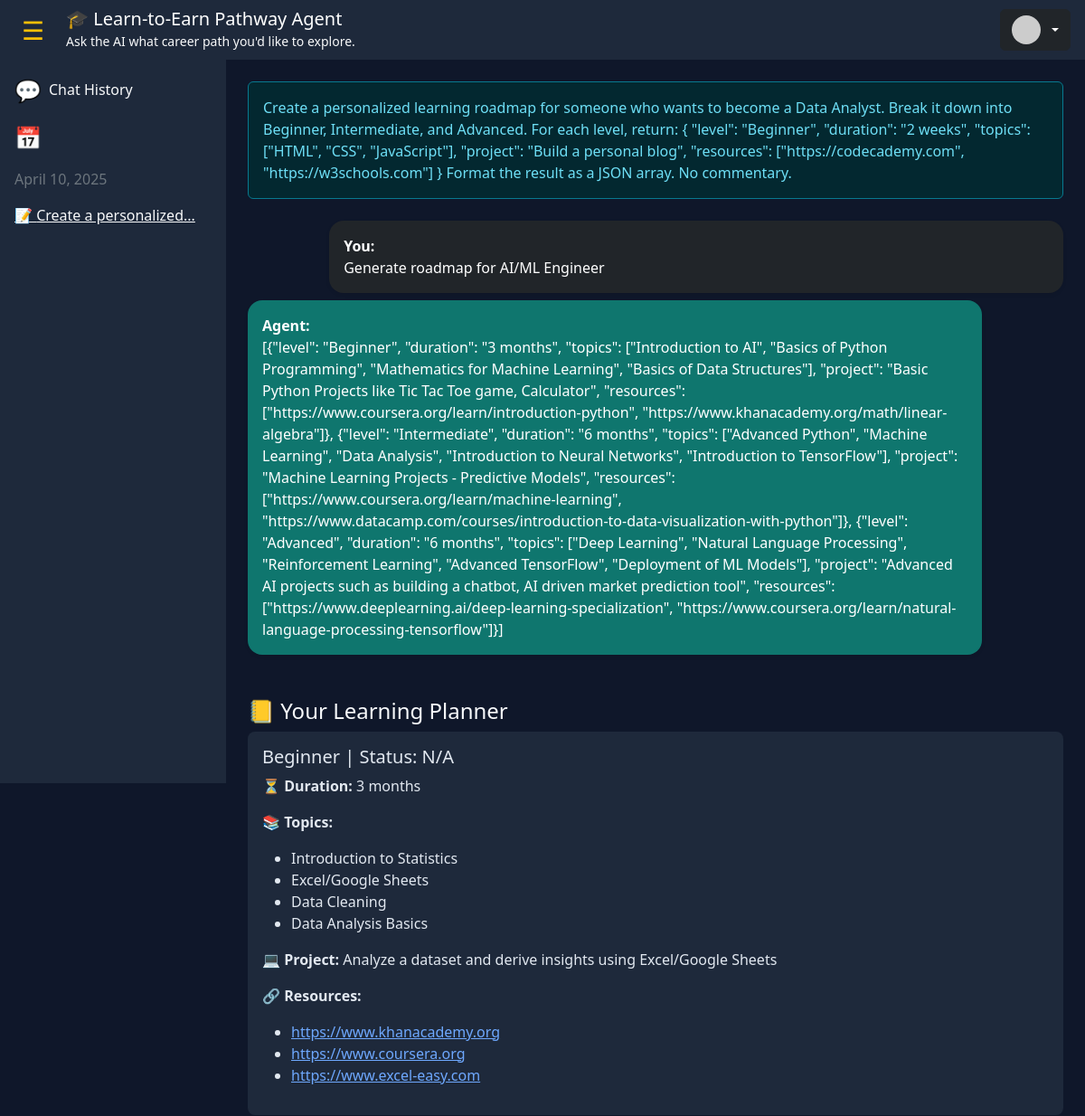
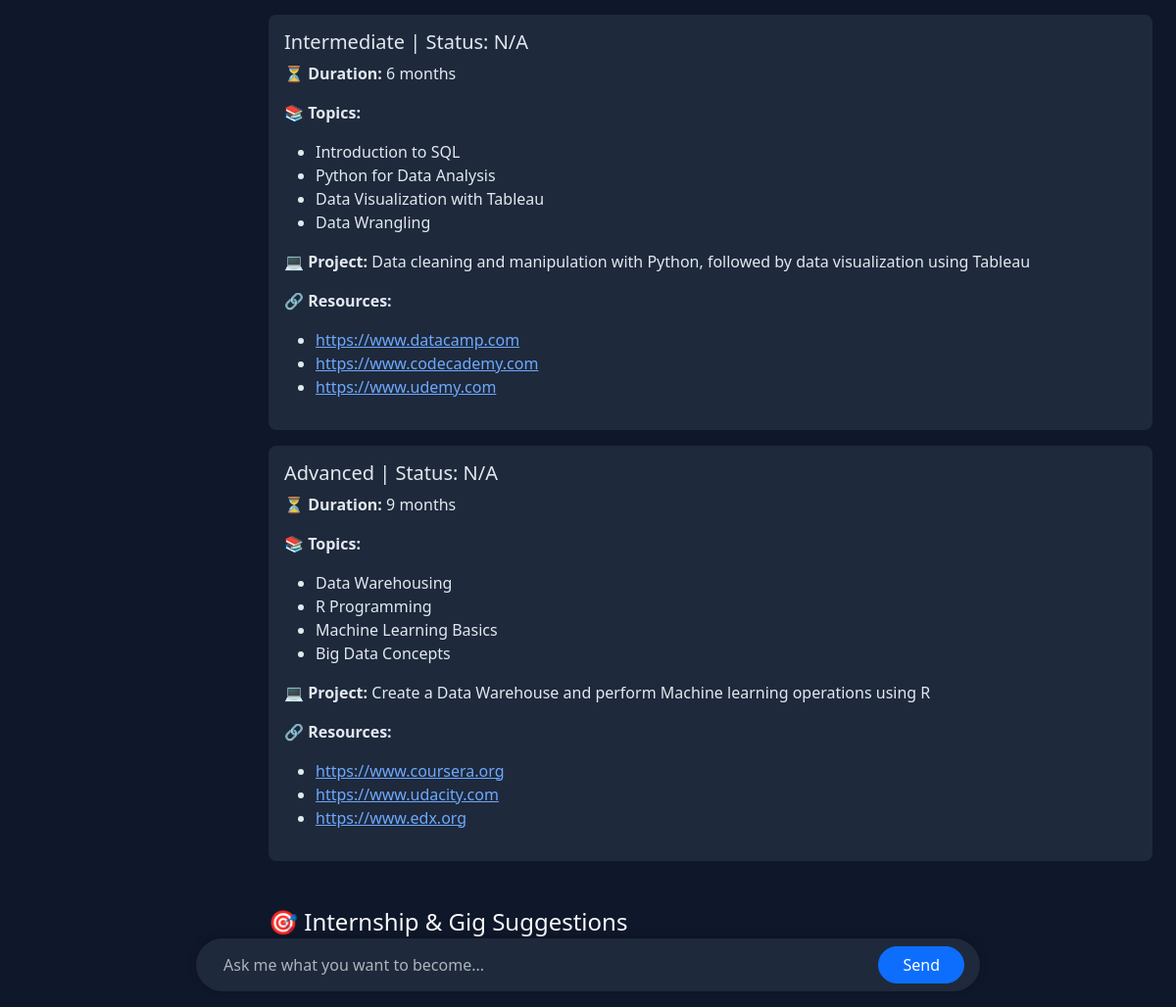
The page /dashboard?chat_id=2 (signed in) on the database its author committed (2 pictures, top to bottom).
### tables this page shows
CREATE TABLE chats (
        id INTEGER PRIMARY KEY AUTOINCREMENT,
        username TEXT,
        message TEXT,
        response TEXT,
        timestamp DATETIME DEFAULT CURRENT_TIMESTAMP
    );

### app.py (the view, shortened to what this page needs)
@app.route("/dashboard", methods=['GET', 'POST'])
def dashboard():
    if 'username' not in session:
        return redirect(url_for('login'))
    username = session['username']
    message = None
    roadmap = []
    selected_chat = None
    chat_entries = []
    career = request.form.get('career_query', 'Data Analyst')
    conn = get_db()
    c = conn.cursor()
    c.execute("""CREATE TABLE IF NOT EXISTS roadmap_progress (
        id INTEGER PRIMARY KEY AUTOINCREMENT,
        username TEXT,
        career TEXT,
        level TEXT,
        status TEXT,
        start_date DATE,
        end_date DATE
    )""")
    c.execute("""CREATE TABLE IF NOT EXISTS chats (
        id INTEGER PRIMARY KEY AUTOINCREMENT,
        username TEXT,
        message TEXT,
        response TEXT,
        timestamp DATETIME DEFAULT CURRENT_TIMESTAMP
    )""")
    c.execute("SELECT response FROM chats WHERE username = ? AND message LIKE ? ORDER BY timestamp DESC LIMIT 1",
              (username, f"%{career}%"))
    chat_data = c.fetchone()
    if chat_data:
        try:
            roadmap = json.loads(chat_data[0])
        except json.JSONDecodeError:
            roadmap = []
    c.execute("SELECT level, status, start_date, end_date FROM roadmap_progress WHERE username = ? AND career = ?",
              (username, career))
    progress = c.fetchall()
    c.execute("SELECT id, message, timestamp FROM chats WHERE username = ? ORDER BY timestamp DESC", (username,))
    chat_entries = c.fetchall()
    selected = request.args.get('chat_id')
    if selected:
        c.execute("SELECT message, response FROM chats WHERE id = ?", (selected,))
        selected_chat = c.fetchone()
    grouped_chats = defaultdict(list)
    for chat_id, message, timestamp in chat_entries:
        date_key = datetime.strptime(timestamp, "%Y-%m-%d %H:%M:%S").strftime("%B %d, %Y")
        grouped_chats[date_key].append({
            "id": chat_id,
            "summary": message[:30] + "...",
            "timestamp": timestamp
        })
    conn.close()
    return render_template('dashboard.html', username=username, message=message,
                           roadmap=roadmap, progress=progress,
                           career=career, chat_entries=chat_entries,
                           selected_chat=selected_chat, grouped_chats=grouped_chats)

### app.py (called while the page is built)
def get_db():
    return sqlite3.connect(DB_PATH)

### templates/dashboard.html (shortened to what this page needs)
<!DOCTYPE html>
<html lang="en" data-bs-theme="dark">
<head>
  <link href="https://cdn.jsdelivr.net/npm/bootstrap@5.3.2/dist/css/bootstrap.min.css" rel="stylesheet"/>
</head>
<body>
  <nav class="navbar d-flex justify-content-between align-items-center px-3 py-2">
    <div class="d-flex align-items-center gap-3">
      <button id="toggleSidebarBtn" class="btn btn-sm text-warning fs-3">☰</button>
      <div>
        <h5 class="mb-0 text-white">🎓 Learn-to-Earn Pathway Agent</h5>
        <small class="text-light">Ask the AI what career path you'd like to explore.</small>
      </div>
    </div>
    <div class="dropdown">
      <button class="btn btn-dark dropdown-toggle d-flex align-items-center gap-2" type="button" id="profileDropdown" data-bs-toggle="dropdown" aria-expanded="false">
        <img src="https://ui-avatars.com/api/?name={{ username }}&background=random&color=fff&size=32" class="avatar" alt="Avatar" />
      </button>
    </div>
  </nav>
  <div class="container-fluid">
    <div class="row">
      <div class="col-auto sidebar" id="sidebar">
        <div class="text-light mb-3 d-flex align-items-center">
          <span class="me-2 icon-only">💬</span>
          <h6 class="mb-0">Chat History</h6>
        </div>
        {% for date, chats in grouped_chats.items() %}
          <p class="text-secondary icon-only">📅</p>
          <p class="text-secondary">{{ date }}</p>
          {% for chat in chats %}
            <p>
              <a href="/dashboard?chat_id={{ chat.id }}" class="text-light">📝 {{ chat.summary }}</a>
            </p>
          {% endfor %}
        {% endfor %}
      </div>
      <div class="col p-4" id="main-content">
        {% if message %}
          <div class="alert alert-info">{{ message }}</div>
        {% endif %}
        {% if selected_chat %}
          <div class="mt-4">
            <div class="mb-2">
              <div class="bg-dark text-white p-3 rounded-4 shadow-sm" style="max-width: 90%; margin-left: auto;">
                <strong>You:</strong><br>{{ selected_chat[0] }}
              </div>
            </div>
            <div class="mb-2">
              <div class="bg-info text-white p-3 rounded-4 shadow-sm" style="max-width: 90%; margin-right: auto; background-color: #0f766e !important;">
                <strong>Agent:</strong><br>{{ selected_chat[1] }}
              </div>
            </div>
          </div>
        {% endif %}
        <h4 class="mt-5">📒 Your Learning Planner</h4>
        {% for item in roadmap %}
          {% set level_info = None %}
          {% for lvl in progress %}
            {% if lvl[0] == item['level'] %}
              {% set level_info = lvl %}
            {% endif %}
          {% endfor %}
          <div class="planner-card">
            <h5>{{ item.level }} | Status: {{ level_info[1].capitalize() if level_info else 'N/A' }}</h5>
            <p><strong>⏳ Duration:</strong> {{ item.duration }}</p>
            <p><strong>📚 Topics:</strong></p>
            <ul>{% for topic in item.topics %}<li>{{ topic }}</li>{% endfor %}</ul>
            <p><strong>💻 Project:</strong> {{ item.project }}</p>
            <p><strong>🔗 Resources:</strong></p>
            <ul>{% for res in item.resources %}<li><a href="{{ res }}" target="_blank">{{ res }}</a></li>{% endfor %}</ul>
          </div>
        {% endfor %}
        <h4 class="mt-5">🎯 Internship & Gig Suggestions</h4>
        <p>We'll match you with real opportunities based on your progress soon!</p>
      </div>
    </div>
  </div>
  <div class="chat-box d-flex justify-content-center">
    <form method="POST">
      <input type="text" name="career_query" class="form-control border-0 bg-transparent text-light" placeholder="Ask me what you want to become..." />
      <button name="generate" value="1" class="btn btn-primary rounded-pill px-4">Send</button>
    </form>
  </div>
</body>
</html>

### templates/dashboard.html (style rules this page uses)
body { background-color: #0f172a; color: #f8fafc; overflow-x: hidden; }
.sidebar { background-color: #1e293b; height: 100vh; padding: 1rem; width: 250px; transition: width 0.3s ease; overflow-x: hidden; }
.sidebar h6, .sidebar p, .sidebar a { transition: opacity 0.3s ease; }
.icon-only { font-size: 1.5rem; display: block; opacity: 1; }
.navbar { position: sticky; top: 0; z-index: 1001; background-color: #1e293b; }
.planner-card { background-color: #1e293b; padding: 1rem; border-radius: 0.5rem; margin-bottom: 1rem; color: #e2e8f0; }
.chat-box { position: fixed; bottom: 0; width: 100%; background-color: transparent; padding: 1rem; z-index: 1050; }
.chat-box form { display: flex; gap: 10px; width: 80%; max-width: 800px; margin: auto; background-color: #1e293b; border-radius: 999px; padding: 0.5rem 1rem; box-shadow: 0 -2px 10px rgba(0, 0, 0, 0.2); }
.chat-box input[type="text"] { flex-grow: 1; border: none; background: transparent; color: #f8fafc; }
.avatar { border-radius: 50%; width: 32px; height: 32px; }
#toggleSidebarBtn { background: none; border: none; color: #facc15; font-size: 1.5rem; cursor: pointer; }

### rows shown on the page
chats: summary "Create a personalized...", message "Create a personalized learning roadmap for someone who wants to become a Data Analyst. Break it down into Beginner, Intermediate, and Advanced. For each level, return: { \"level\": \"Beginner\", \"duration\": \"2 weeks\", \"topics\": [\"HTML\", \"CSS\", \"JavaScript\"], \"project\": \"Build a personal blog\", \"resources\": [\"https://codecademy.com\", \"https://w3schools.com\"] } Format the result as a JSON array. No commentary."
chats: message "Generate roadmap for AI/ML Engineer", response "[{\"level\": \"Beginner\", \"duration\": \"3 months\", \"topics\": [\"Introduction to AI\", \"Basics of Python Programming\", \"Mathematics for Machine Learning\", \"Basics of Data Structures\"], \"project\": \"Basic Python Projects like Tic Tac Toe game, Calculator\", \"resources\": [\"https://www.coursera.org/learn/introduction-python\", \"https://www.khanacademy.org/math/linear-algebra\"]}, {\"level\": \"Intermediate\", \"duration\": \"6 months\", \"topics\": [\"Advanced Python\", \"Machine Learning\", \"Data Analysis\", \"Introduction to Neural Networks\", \"Introduction to TensorFlow\"], \"project\": \"Machine Learning Projects - Predictive Models\", \"resources\": [\"https://www.coursera.org/learn/machine-learning\",…"

### other values the page prints
{{ date }} "April 10, 2025"
{{ item.level }} "Beginner" "Intermediate" "Advanced"
{{ level_info[1].capitalize() if level_info else 'N/A' }} "N/A" "N/A" "N/A"
{{ item.duration }} "3 months" "6 months" "9 months"
{{ topic }} "Introduction to Statistics" "Excel/Google Sheets" "Data Cleaning" "Data Analysis Basics" "Introduction to SQL" "Python for Data Analysis" "Data Visualization with Tableau" "Data Wrangling" "Data Warehousing" "R Programming" "Machine Learning Basics" "Big Data Concepts"
{{ item.project }} "Analyze a dataset and derive insights using Excel/Google Sheets" "Data cleaning and manipulation with Python, followed by data visualization using Tableau" "Create a Data Warehouse and perform Machine learning operations using R"
{{ res }} "https://www.khanacademy.org" "https://www.coursera.org" "https://www.excel-easy.com" "https://www.datacamp.com" "https://www.codecademy.com" "https://www.udemy.com" "https://www.coursera.org" "https://www.udacity.com" "https://www.edx.org"
